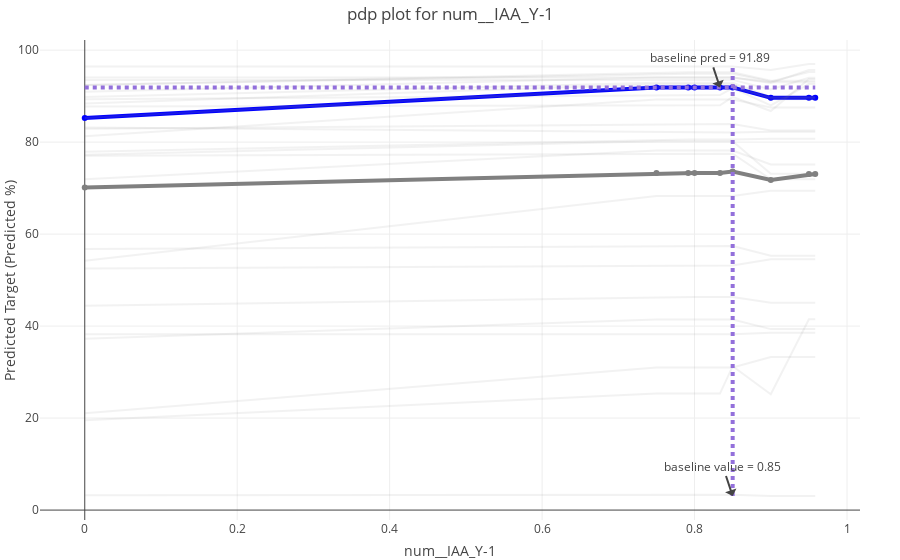

Write notebook code for a chart like this one.
### Code cell
explainer.plot_pdp(col='num__IAA_Y-1', index=_aluno)

### Figure 1 — Plotly figure (JSON) as saved in the notebook; plotly's stock layout.template omitted (floating-point values rounded to 4 significant figures)
{"data": [{"line": {"color": "grey", "width": 4}, "mode": "lines+markers", "name": "average prediction <br>for different values of <br>num__IAA_Y-1", "type": "scatter", "x": [0, 0.75, 0.7917, 0.8, 0.8333, 0.85, 0.9, 0.95, 0.9583], "y": [70.15, 73.28, 73.28, 73.28, 73.28, 73.61, 71.77, 73.08, 73.08]}, {"line": {"color": "blue", "width": 4}, "mode": "lines+markers", "name": "prediction for index 0 <br>for different values of <br>num__IAA_Y-1", "type": "scatter", "x": [0, 0.75, 0.7917, 0.8, 0.8333, 0.85, 0.9, 0.95, 0.9583], "y": [85.27, 91.89, 91.89, 91.89, 91.89, 91.89, 89.62, 89.62, 89.62]}, {"hoverinfo": "skip", "line": {"color": "grey"}, "mode": "lines", "opacity": 0.1, "showlegend": false, "type": "scatter", "x": [0, 0.75, 0.7917, 0.8, 0.8333, 0.85, 0.9, 0.95, 0.9583], "y": [92.39, 94.87, 94.87, 94.87, 94.87, 94.87, 93.19, 95.23, 95.23]}, {"hoverinfo": "skip", "line": {"color": "grey"}, "mode": "lines", "opacity": 0.1, "showlegend": false, "type": "scatter", "x": [0, 0.75, 0.7917, 0.8, 0.8333, 0.85, 0.9, 0.95, 0.9583], "y": [81.29, 89.26, 89.26, 89.26, 89.26, 89.26, 87.53, 87.53, 87.53]}, {"hoverinfo": "skip", "line": {"color": "grey"}, "mode": "lines", "opacity": 0.1, "showlegend": false, "type": "scatter", "x": [0, 0.75, 0.7917, 0.8, 0.8333, 0.85, 0.9, 0.95, 0.9583], "y": [77.02, 77.48, 77.48, 77.48, 77.48, 77.48, 71.9, 71.9, 71.9]}, {"hoverinfo": "skip", "line": {"color": "grey"}, "mode": "lines", "opacity": 0.1, "showlegend": false, "type": "scatter", "x": [0, 0.75, 0.7917, 0.8, 0.8333, 0.85, 0.9, 0.95, 0.9583], "y": [38.24, 38.24, 38.24, 38.24, 38.24, 38.24, 38.56, 38.56, 38.56]}, {"hoverinfo": "skip", "line": {"color": "grey"}, "mode": "lines", "opacity": 0.1, "showlegend": false, "type": "scatter", "x": [0, 0.75, 0.7917, 0.8, 0.8333, 0.85, 0.9, 0.95, 0.9583], "y": [19.52, 25.34, 25.34, 25.34, 25.34, 31.29, 25.2, 41.49, 41.49]}, {"hoverinfo": "skip", "line": {"color": "grey"}, "mode": "lines", "opacity": 0.1, "showlegend": false, "type": "scatter", "x": [0, 0.75, 0.7917, 0.8, 0.8333, 0.85, 0.9, 0.95, 0.9583], "y": [56.78, 57.42, 57.42, 57.42, 57.42, 57.42, 55.28, 55.28, 55.28]}, {"hoverinfo": "skip", "line": {"color": "grey"}, "mode": "lines", "opacity": 0.1, "showlegend": false, "type": "scatter", "x": [0, 0.75, 0.7917, 0.8, 0.8333, 0.85, 0.9, 0.95, 0.9583], "y": [21.06, 31.01, 31.01, 31.01, 31.01, 31.01, 33.3, 33.3, 33.3]}, {"hoverinfo": "skip", "line": {"color": "grey"}, "mode": "lines", "opacity": 0.1, "showlegend": false, "type": "scatter", "x": [0, 0.75, 0.7917, 0.8, 0.8333, 0.85, 0.9, 0.95, 0.9583], "y": [44.44, 46.31, 46.31, 46.31, 46.31, 46.31, 45.05, 45.05, 45.05]}, {"hoverinfo": "skip", "line": {"color": "grey"}, "mode": "lines", "opacity": 0.1, "showlegend": false, "type": "scatter", "x": [0, 0.75, 0.7917, 0.8, 0.8333, 0.85, 0.9, 0.95, 0.9583], "y": [82.91, 83.95, 83.95, 83.95, 83.95, 83.95, 82.52, 82.52, 82.52]}, {"hoverinfo": "skip", "line": {"color": "grey"}, "mode": "lines", "opacity": 0.1, "showlegend": false, "type": "scatter", "x": [0, 0.75, 0.7917, 0.8, 0.8333, 0.85, 0.9, 0.95, 0.9583], "y": [83.16, 82.08, 82.08, 82.08, 82.08, 82.08, 82.28, 82.28, 82.28]}, {"hoverinfo": "skip", "line": {"color": "grey"}, "mode": "lines", "opacity": 0.1, "showlegend": false, "type": "scatter", "x": [0, 0.75, 0.7917, 0.8, 0.8333, 0.85, 0.9, 0.95, 0.9583], "y": [85.27, 91.89, 91.89, 91.89, 91.89, 91.89, 89.62, 89.62, 89.62]}, {"hoverinfo": "skip", "line": {"color": "grey"}, "mode": "lines", "opacity": 0.1, "showlegend": false, "type": "scatter", "x": [0, 0.75, 0.7917, 0.8, 0.8333, 0.85, 0.9, 0.95, 0.9583], "y": [96.42, 96.42, 96.42, 96.42, 96.42, 96.42, 95.66, 96.98, 96.98]}, {"hoverinfo": "skip", "line": {"color": "grey"}, "mode": "lines", "opacity": 0.1, "showlegend": false, "type": "scatter", "x": [0, 0.75, 0.7917, 0.8, 0.8333, 0.85, 0.9, 0.95, 0.9583], "y": [87.75, 88.02, 88.02, 88.02, 88.02, 89.85, 86.76, 93.72, 93.72]}, {"hoverinfo": "skip", "line": {"color": "grey"}, "mode": "lines", "opacity": 0.1, "showlegend": false, "type": "scatter", "x": [0, 0.75, 0.7917, 0.8, 0.8333, 0.85, 0.9, 0.95, 0.9583], "y": [89.29, 90.23, 90.23, 90.23, 90.23, 91.75, 87.99, 92.61, 92.61]}, {"hoverinfo": "skip", "line": {"color": "grey"}, "mode": "lines", "opacity": 0.1, "showlegend": false, "type": "scatter", "x": [0, 0.75, 0.7917, 0.8, 0.8333, 0.85, 0.9, 0.95, 0.9583], "y": [90.98, 94.03, 94.03, 94.03, 94.03, 94.03, 93.01, 93.01, 93.01]}, {"hoverinfo": "skip", "line": {"color": "grey"}, "mode": "lines", "opacity": 0.1, "showlegend": false, "type": "scatter", "x": [0, 0.75, 0.7917, 0.8, 0.8333, 0.85, 0.9, 0.95, 0.9583], "y": [71.92, 78.18, 78.18, 78.18, 78.18, 78.18, 75.15, 75.15, 75.15]}, {"hoverinfo": "skip", "line": {"color": "grey"}, "mode": "lines", "opacity": 0.1, "showlegend": false, "type": "scatter", "x": [0, 0.75, 0.7917, 0.8, 0.8333, 0.85, 0.9, 0.95, 0.9583], "y": [88.4, 92.56, 92.56, 92.56, 92.56, 92.56, 89.3, 89.3, 89.3]}, {"hoverinfo": "skip", "line": {"color": "grey"}, "mode": "lines", "opacity": 0.1, "showlegend": false, "type": "scatter", "x": [0, 0.75, 0.7917, 0.8, 0.8333, 0.85, 0.9, 0.95, 0.9583], "y": [3.248, 3.331, 3.331, 3.331, 3.331, 3.331, 3.062, 3.062, 3.062]}, {"hoverinfo": "skip", "line": {"color": "grey"}, "mode": "lines", "opacity": 0.1, "showlegend": false, "type": "scatter", "x": [0, 0.75, 0.7917, 0.8, 0.8333, 0.85, 0.9, 0.95, 0.9583], "y": [89.8, 92.93, 92.93, 92.93, 92.93, 92.93, 89.82, 89.82, 89.82]}, {"hoverinfo": "skip", "line": {"color": "grey"}, "mode": "lines", "opacity": 0.1, "showlegend": false, "type": "scatter", "x": [0, 0.75, 0.7917, 0.8, 0.8333, 0.85, 0.9, 0.95, 0.9583], "y": [37.23, 41.44, 41.44, 41.44, 41.44, 41.44, 39.35, 39.35, 39.35]}, {"hoverinfo": "skip", "line": {"color": "grey"}, "mode": "lines", "opacity": 0.1, "showlegend": false, "type": "scatter", "x": [0, 0.75, 0.7917, 0.8, 0.8333, 0.85, 0.9, 0.95, 0.9583], "y": [92.4, 95.2, 95.2, 95.2, 95.2, 95.2, 93.33, 93.33, 93.33]}, {"hoverinfo": "skip", "line": {"color": "grey"}, "mode": "lines", "opacity": 0.1, "showlegend": false, "type": "scatter", "x": [0, 0.75, 0.7917, 0.8, 0.8333, 0.85, 0.9, 0.95, 0.9583], "y": [77.26, 80.22, 80.22, 80.22, 80.22, 80.22, 73.13, 73.13, 73.13]}, {"hoverinfo": "skip", "line": {"color": "grey"}, "mode": "lines", "opacity": 0.1, "showlegend": false, "type": "scatter", "x": [0, 0.75, 0.7917, 0.8, 0.8333, 0.85, 0.9, 0.95, 0.9583], "y": [54.22, 68.27, 68.27, 68.27, 68.27, 68.27, 69.44, 69.44, 69.44]}, {"hoverinfo": "skip", "line": {"color": "grey"}, "mode": "lines", "opacity": 0.1, "showlegend": false, "type": "scatter", "x": [0, 0.75, 0.7917, 0.8, 0.8333, 0.85, 0.9, 0.95, 0.9583], "y": [77.92, 80.54, 80.54, 80.54, 80.54, 80.54, 80.75, 80.75, 80.75]}, {"hoverinfo": "skip", "line": {"color": "grey"}, "mode": "lines", "opacity": 0.1, "showlegend": false, "type": "scatter", "x": [0, 0.75, 0.7917, 0.8, 0.8333, 0.85, 0.9, 0.95, 0.9583], "y": [94.07, 94.07, 94.07, 94.07, 94.07, 94.07, 92.84, 95.69, 95.69]}, {"hoverinfo": "skip", "line": {"color": "grey"}, "mode": "lines", "opacity": 0.1, "showlegend": false, "type": "scatter", "x": [0, 0.75, 0.7917, 0.8, 0.8333, 0.85, 0.9, 0.95, 0.9583], "y": [85.27, 91.89, 91.89, 91.89, 91.89, 91.89, 89.62, 89.62, 89.62]}, {"hoverinfo": "skip", "line": {"color": "grey"}, "mode": "lines", "opacity": 0.1, "showlegend": false, "type": "scatter", "x": [0, 0.75, 0.7917, 0.8, 0.8333, 0.85, 0.9, 0.95, 0.9583], "y": [52.52, 53.17, 53.17, 53.17, 53.17, 53.17, 54.53, 54.53, 54.53]}, {"hoverinfo": "skip", "line": {"color": "grey"}, "mode": "lines", "opacity": 0.1, "showlegend": false, "type": "scatter", "x": [0, 0.75, 0.7917, 0.8, 0.8333, 0.85, 0.9, 0.95, 0.9583], "y": [93.53, 93.53, 93.53, 93.53, 93.53, 93.53, 91.45, 93.98, 93.98]}], "layout": {"annotations": [{"text": "baseline value = 0.85", "x": 0.85, "y": 3.062}, {"text": "baseline pred = 91.89", "x": 0.8333, "y": 91.89}], "margin": {"b": 40, "l": 40, "r": 40, "t": 40}, "plot_bgcolor": "#fff", "shapes": [{"line": {"color": "MediumPurple", "dash": "dot", "width": 4}, "type": "line", "x0": 0.85, "x1": 0.85, "xref": "x", "y0": 3.062, "y1": 96.98, "yref": "y"}, {"line": {"color": "MediumPurple", "dash": "dot", "width": 4}, "type": "line", "x0": 0, "x1": 0.9583, "xref": "x", "y0": 91.89, "y1": 91.89, "yref": "y"}], "showlegend": false, "title": {"text": "pdp plot for num__IAA_Y-1"}, "xaxis": {"title": {"text": "num__IAA_Y-1"}}, "yaxis": {"title": {"text": "Predicted Target (Predicted %)"}}}}
